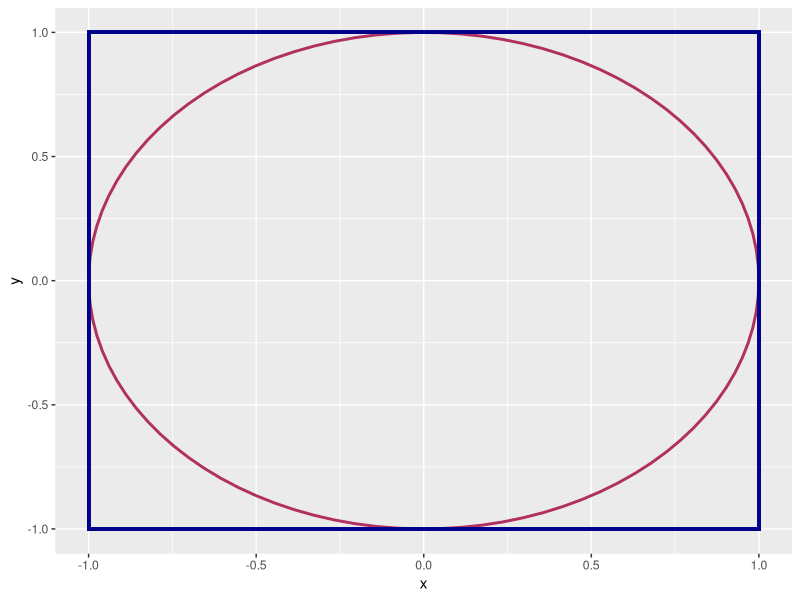
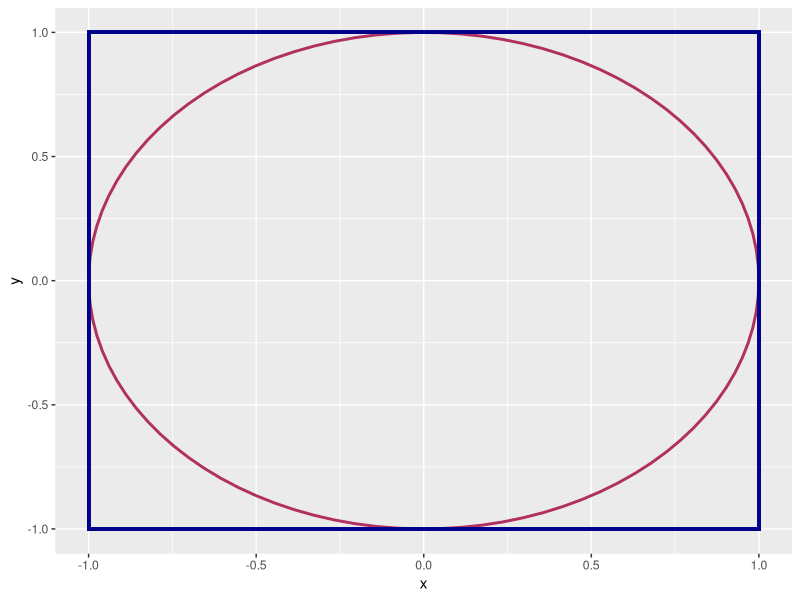

Recreate these plots in R, in order. (Note: this script raises an error after producing the figures.)
require(plotrix)
require(grid)
require(ggplot2)
library(gganimate)

#=========================================================================================================
# read data

# reading data from the data file
setwd('C:/Users/Ahmad/Desktop/Ahmad/python/pi_approximation_visual')
pi_data <- read.csv('./data/data.csv', row.names=1, header=TRUE)
pi_data['pi_appx'][is.na(pi_data['pi_appx'])] <- 0
pi_data$iter <- rownames(pi_data)
pi_data$iter <- as.integer(as.numeric(pi_data$iter))
pi_data

#=========================================================================================================
# prepare visuals

# show simulation setup in a visual
getCircle <- function(center = c(0,0), diameter = 1, npoints = 100){
  seq <- seq(0, 2*pi, length.out = npoints)
  x_seq <- center[1] + diameter / 2 * cos(seq)
  y_seq <- center[2] + diameter / 2 * sin(seq)
  return(data.frame(x = x_seq, y = y_seq))
}


circle_data <- getCircle(diameter=2)
ggplot(circle_data, aes(x, y)) + geom_path(size=1, col='maroon') +
  geom_rect(xmin=-1, xmax=1, ymin=-1, ymax=1, size=1, col='darkblue', alpha=0)
ggsave(filename="./output/image1_setup.png", plot=last_plot(), width = 15, height = 15, units='cm')



# animating the simulation
animateplot <- ggplot(pi_data, aes(x, y)) + 
  geom_rect(xmin=-1, xmax=1, ymin=-1, ymax=1, size=1, col='darkblue', alpha=0) +
  geom_path(data=circle_data, aes(x,y)) +
  geom_point(size=0.1, aes(color=factor(in_circle))) + 
  labs(title = "iter: {frame_time}\n", x = "x-coordinate", y = "y-coordinate", color = "Points\n") +
  scale_color_manual(labels = c("outside circle", "inside circle"), values = c("red", "blue")) +
  transition_time(iter) + shadow_mark()

#animate(animateplot, width = 600, height = 500)
anim_save("./output/simulation.gif", animate(animateplot, width = 600, height = 500))




# show simulation results in a visual
pi_data2 <- pi_data[1:2000,]
ggplot(pi_data2, aes(iter, pi_appx)) + 
  geom_line(aes(color='simulation appx'), linetype = 1, size = 1.5) + 
  geom_hline(aes(yintercept = 3.14159, color = "exact value"), linetype = 1, size = 1) +
  scale_colour_manual(values = c("blue", "red")) +
  ggtitle("Monte Carlo Simulation to approximate Pi") +
  theme(plot.title = element_text(hjust = 0.5)) +
  labs(x = "Iteration",
       y = "Pi Approximation",
       color = "Pi")

ggsave(filename="./output/simulation_results.png", plot=last_plot()) #width=10, height=5, units="cm"
